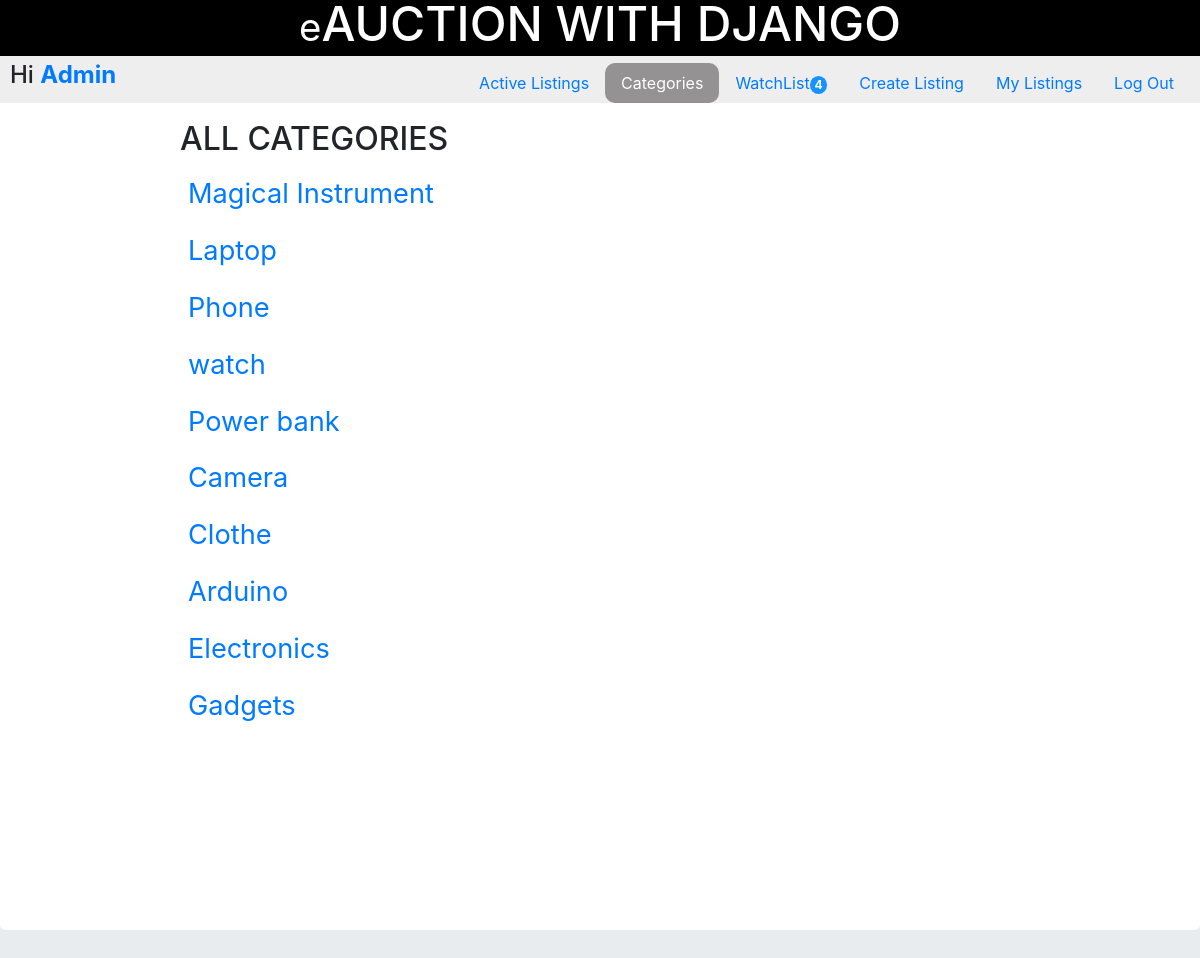
The page /categories (signed in) on the database as committed earlier.
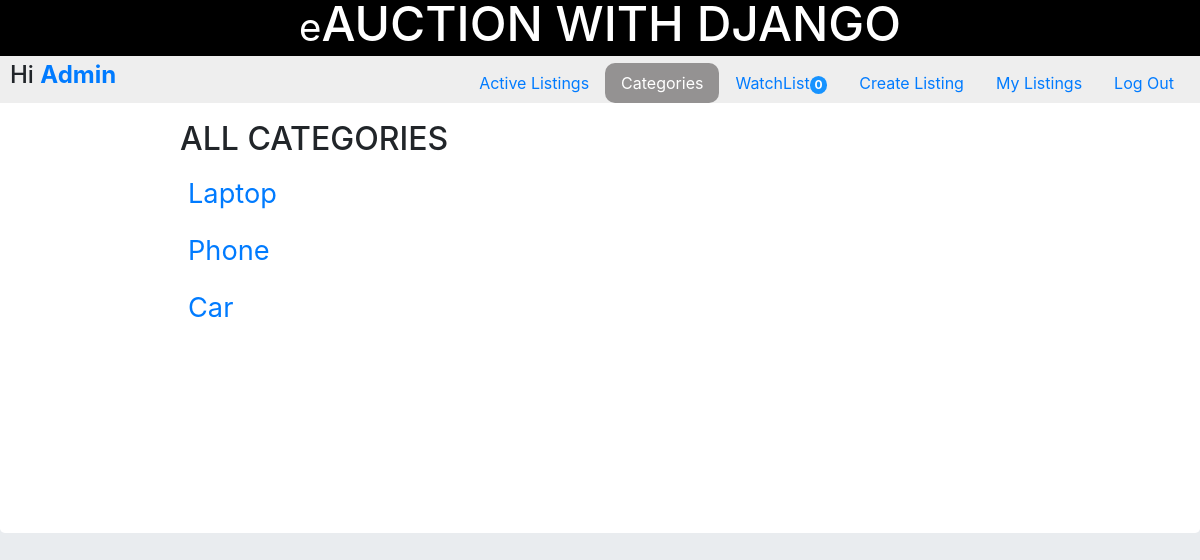
The same page on the database as committed later.
### auctions/models.py (models this page shows, shortened)
class User(AbstractUser):
    pass

class Category(models.Model):
    category = models.CharField(max_length=50, unique=True, null=False, blank=False)

### auctions/views.py (the view)
# urls.py: path("categories", views.categories, name="categories"),
def categories(request):
    categories = Category.objects.all()
    context = {'categories': categories, 'catgspage': 'active'}
    return render(request, "auctions/categories.html", context)

### auctions/context_processors.py (called while the page is built)
def watchlist_processor(request):
    try:
        watchlist = Watchlist.objects.filter(user=request.user).count()
        return {'total_watchlist': watchlist}
    except:
        return {'total_watchlist': 0}

### auctions/templates/auctions/categories.html
{% extends "auctions/layout.html" %}
{% block body %}
<div class="jumbotron" style="padding: 15%; padding-top: 2%; background: white;">
  <div>
    <h2>ALL CATEGORIES</h2>
    <ul class="all_catg">
      {% for category in categories  %}
      <a href="category?q={{ category.id}}">
        <li>{{ category.category}}</li>
      </a>
      {% endfor %}
    </ul>
  </div>
</div>
{% endblock %}

### auctions/templates/auctions/layout.html (shortened to what this page needs)
{% load static %}
<!DOCTYPE html>
<html lang="en">
<head>
  <link rel="stylesheet" href="https://stackpath.bootstrapcdn.com/bootstrap/4.4.1/css/bootstrap.min.css"
>
  <link href="{% static 'auctions/styles.css' %}" rel="stylesheet">
  <link rel="stylesheet" href="https://cdnjs.cloudflare.com/ajax/libs/font-awesome/4.7.0/css/font-awesome.min.css">
</head>
<body>
  <div class="navbarFixed" style="position: fixed; width: 100%; z-index: 5;">
    <header>
      <h3 style="text-align: center;">
        <small>e</small><span>AUCTION WITH DJANGO</span>
      </h3>
    </header>
    <main>
      <div class="d-flex" style="justify-content: space-between; align-items: center; background: #eee; padding: 0 10px;">
        <div style="text-align: center; ">
          {% if user.is_authenticated %}
          <h4>Hi <strong><a style="text-transform: capitalize;" href="/">{{ user.username }}</a></strong></h4>
          {% else %}
          Not signed in.
          {% endif %}
        </div>
        <div class="navb">
          <ul class="nav">
            <li class="nav-item {{ homepage }}">
              <a class="nav-link" href="{% url 'index' %}">Active Listings</a>
            </li>
            <li class="nav-item {{ catgspage }}">
              <a class="nav-link" href="{% url 'categories' %}">Categories</a>
            </li>
            {% if user.is_authenticated %}
            <li class="nav-item {{ watchlistpage }}">
              <a class="nav-link" href="{% url 'watchlist' %}">WatchList<span class="badge">{{ total_watchlist }}</span></a>
            </li>
            <li class="nav-item {{ createlistingpage }}">
              <a class="nav-link" href="{% url 'createListing' %}">Create Listing</a>
            </li>
            <li class="nav-item {{ mylistingpage }}">
              <a class="nav-link" href="{% url 'myListings' %}">My Listings</a>
            </li>
            <li class="nav-item {{ logoutpage }}">
              <a class="nav-link" href="{% url 'logout' %}">Log Out</a>
            </li>
            {% endif %}
          </ul>
        </div>
      </div>
    </main>
  </div>
  <div style="padding-top: 6rem;">
  {% block body %}
  {% endblock %}
  </div>
</body>
</html>

### auctions/static/auctions/styles.css (style rules this page uses)
* { margin: 0; padding: 0; box-sizing: border-box; }
body { background: #e9ecef; }
.nav { margin-top: 7px; }
.nav li { border-radius: 10px; transition: .5s ease-in-out; }
.nav li.active { background: rgb(148, 146, 146); }
.nav li.active a { color: white; }
.nav .badge { background: #1793FF; color: white; border-radius: 50%; }
header { height: 10vh; display: flex; justify-content: center; align-items: center; background: black; color: white; }
@media (min-width: 767px) { header { height: 7vh; } }
@media (min-width: 767px) { header h3 { font-size: 48px!important; } }
@media (min-width: 767px) { .navb { display: flex; } }
.all_catg { list-style-type: none; font-size: 1.7rem; }
.all_catg li { padding: .5rem; }

Rows that differ between the two databases and show on the page:
removed Category: category "Magical Instrument"
removed Category: category "watch"
removed Category: category "Power bank"
removed Category: category "Camera"
removed Category: category "Clothe"
removed Category: category "Arduino"
removed Category: category "Electronics"
removed Category: category "Gadgets"
added Category: category "Car"
Other text that changed with them:
{{ total_watchlist }}: "4" → "0"
